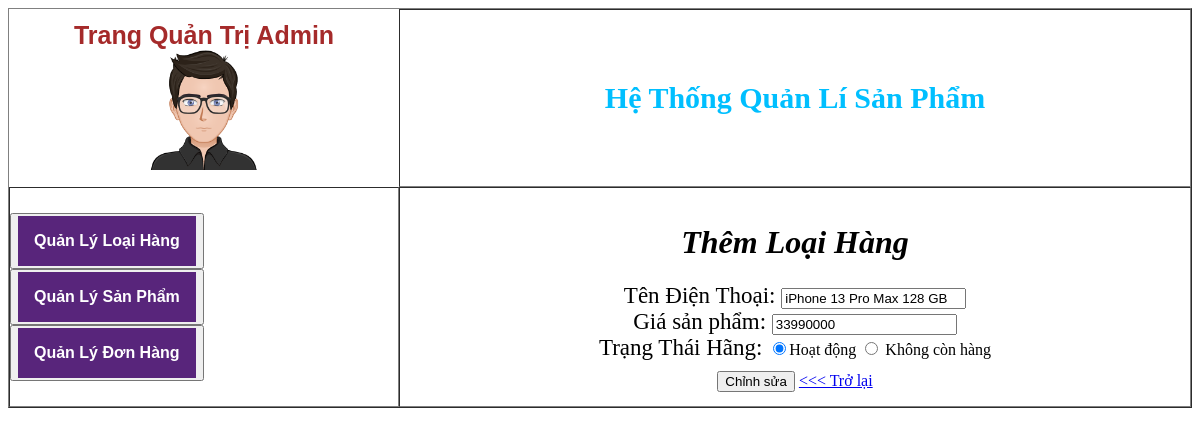
Screenshot of /QUAN_LY/indext_AD.php?option=suasp&MSHH=1 with the database file from the repository.
### tables this page shows
CREATE TABLE `hanghoa` (
  `MSHH` int(2) NOT NULL,
  `MaLoaiHangid` int(11) NOT NULL,
  `TenHH` varchar(30) NOT NULL,
  `QuyCach` varchar(9000) NOT NULL,
  `Gia` int(8) NOT NULL,
  `SoLuongHang` int(2) NOT NULL,
  `MaLoaiHang` varchar(6) NOT NULL,
  `image` varchar(1000) NOT NULL,
  `status` tinyint(1) NOT NULL DEFAULT 1
);

### QUAN_LY/suasp.php (the view, shortened to what this page needs)
<?php $loaihang1=mysqli_fetch_array($connect->query("select*from hanghoa where MSHH=".$_GET['MSHH']));
?>
<div class="tieude">
	<h1><i>Thêm Loại Hàng</i></h1>
	<section>
		<form method="post">
			<section>
				<label class="ten"> Tên Điện Thoại: </label><input value="<?=$loaihang1['TenHH']?>"type="text" name="TenHH">
			</section>
            <section>
				<label class="ten"> Giá sản phẩm: </label><input value="<?=$loaihang1['Gia']?>"type="text" name="gia">
			</section>
			<section>
				<label class="ten">Trạng Thái Hãng: </label><input value="1" type="radio" name="status" <?=$loaihang1['status']==1?'checked':''?>>Hoạt động <input type="radio" name="status" value="0" <?=$loaihang1['status']==0?'checked':''?>> Không còn hàng
			</section>
			<section>
				<input class="in" type="submit" value="Chỉnh sửa"> <a href="?option=loaihang" class="up">&lt;&lt;&lt; Trở lại</a>
			</section>
</div>

### QUAN_LY/suasp.php (style rules this page uses)
.tieude { text-align:center; }
h1 { text-align:center; font-family:Time New Roman; }
.ten { font-size:23px; }
.in { margin-top:10px; }

### rows the page displays
hanghoa: TenHH "iPhone 13 Pro Max 128 GB", gia "33990000", status "☑"
